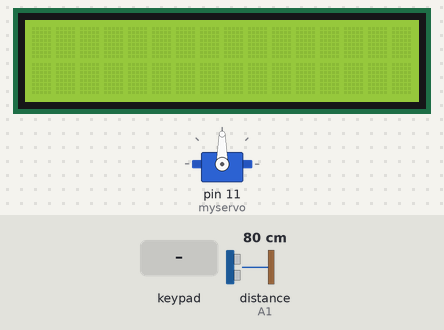
Recording of a sketch running on a simulated Arduino Uno, built with avr-gcc and run on an emulated ATmega328P. On the bench: 16×2 character LCD, servo. Wiring (inferred from the names in the program): ultrasonic range finder: trigger A0; echo A1. The inputs (shaded band) are chosen by the test bench; at power-on: distance to the obstacle (sensor on A1) 80 cm. The echo pulse lasts 58.3 µs per cm.

Above: at 1.2 s.
1.3 s: key 'A' pressed
At 2.0 s:
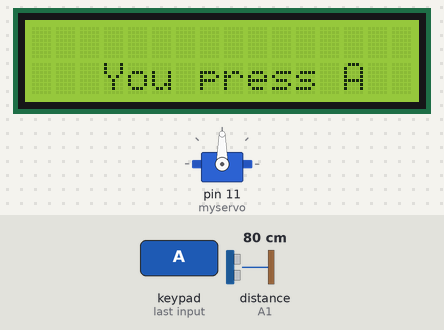
3.6 s: key 'B' pressed
At 4.1 s:
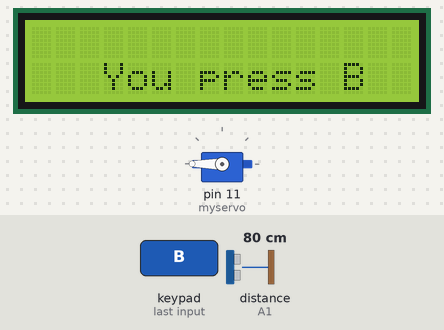
5.7 s: distance to the obstacle (sensor on A1) set to 2 cm
At 7.2 s:
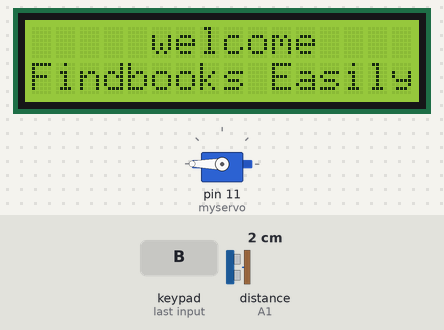
7.8 s: key 'C' pressed
At 8.3 s:
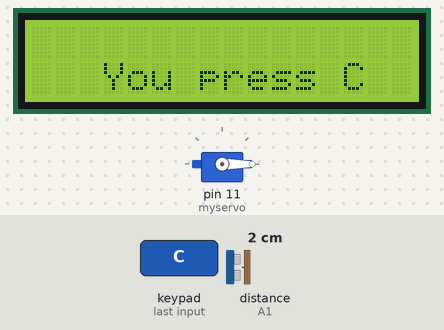
9.9 s: distance to the obstacle (sensor on A1) set to 120 cm
At 11.4 s:
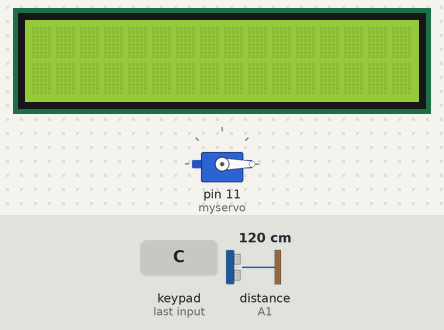
12.1 s: distance to the obstacle (sensor on A1) set to 4 cm
At 13.2 s:
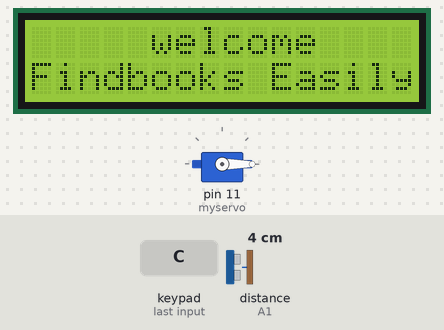
Timing chart, 0 to 15.1 s (numbered marks = the images above; inputs shaded):
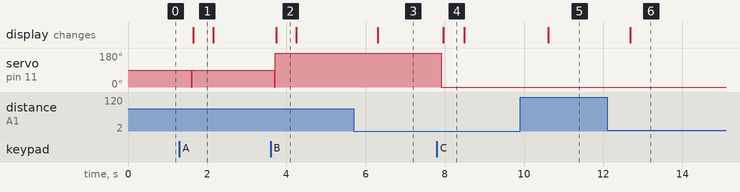

Measured:
- after the input at 1.3 s, servo on pin 11 (myservo): 90° → 0° after 0.30 s, → 90° 0.03 s later; the display: changes after 0.35 s (image 1)
- after the input at 3.6 s, servo on pin 11 (myservo): 90° → 180° after 0.09 s; the display: changes after 0.14 s (image 2)
- after the input at 5.7 s, the display: changes after 0.61 s (image 3)
- after the input at 7.8 s, servo on pin 11 (myservo): 180° → 0° after 0.11 s; the display: changes after 0.16 s (image 4)
- after the input at 9.9 s, the display: changes after 0.71 s (image 5)
- after the input at 12.1 s, the display: changes after 0.58 s (image 6)
- what the display in image 1 shows lasts 0.6 s, from 1.6 s to 2.2 s

The sketch:

smartbookself.ino
```cpp
#include <Wire.h>
#include <LiquidCrystal_I2C.h>
#include <Keypad.h>
#include<Servo.h>

// Set the LCD address to 0x27 for a 16 chars and 2 line display
LiquidCrystal_I2C lcd(0x27,16,2);
int trigpin =A0;
int echopin =A1;
int distance;

float duration;
Servo myservo;
char customKey;
const byte ROWS = 4; //four rows
const byte COLS = 4; //four columns
//define the cymbols on the buttons of the keypads
char hexaKeys[ROWS][COLS] = {
  {'1', '2', '3', 'A'},
  {'4', '5', '6', 'B'},
  {'7', '8', '9', 'C'},
  {'*', '0', '#', 'D'}
};
byte rowPins[ROWS] = {9, 8, 7, 6}; //connect to the row pinouts of the keypad
byte colPins[COLS] = {5, 4, 3, 2}; //connect to the column pinouts of the keypad

//initialize an instance of class NewKeypad
Keypad customKeypad = Keypad( makeKeymap(hexaKeys), rowPins, colPins, ROWS, COLS);

;

void setup()
{

  lcd.begin();


  lcd.backlight();
  pinMode(trigpin,OUTPUT);
  pinMode(echopin,INPUT);

  Serial.begin(9600);
  myservo.attach(11);


}

void loop()
{


  distances();

  if(distance<=70){
    lcd.clear();
    lcd.setCursor(0, 0);
    lcd.print("     welcome");
     lcd.setCursor(0, 1);
     lcd.print("Findbooks Easily");


  }
  else{
    lcd.clear();

  }
  controlmotor();

}
void distances(){

digitalWrite(trigpin,LOW);
delay(2);
digitalWrite(trigpin,HIGH);
delayMicroseconds(10);
digitalWrite(trigpin,LOW);
duration = pulseIn(echopin,HIGH);
distance = (duration*0.034)/2;
//Serial.print(" The Distance is = ");
//Serial.print(distance);
//Serial.println("cm");
delay(500);

}
void controlmotor(){
  customKey = customKeypad.getKey();

if (customKey=='A') {

  myservo.write(0);
  delay(15);
   myservo.write(90);
   lcd.clear();
   lcd.setCursor(3, 1);
   lcd.print("You press A");

     delay(20);


  }
   if (customKey=='B') {

    myservo.write(0);
    delay(15);
    myservo.write(180);
    lcd.clear();
    lcd.setCursor(3, 1);
    lcd.print("You press B");
    //Serial.println("B");
    delay(20);
  }
   if (customKey=='C') {

    myservo.write(0);
    delay(15);
    lcd.clear();
    lcd.setCursor(3, 1);
    lcd.print("You press C");
    //Serial.println("C");
    delay(20);
  }


}
```
